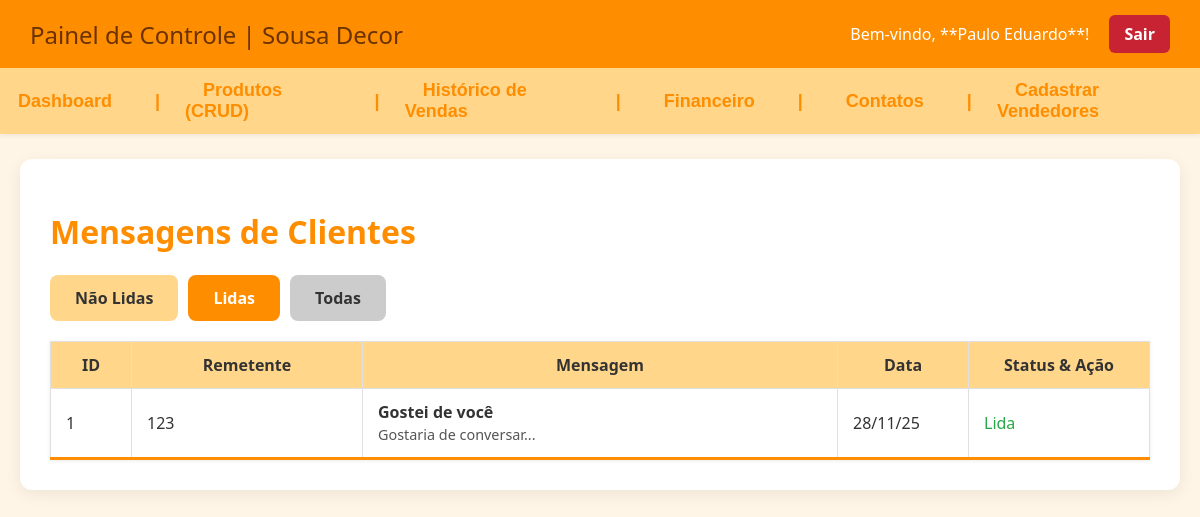
The page /ParteDePauloeGui/index.php?pg=contatos&status=lido (signed in) on the database its author committed.
### tables this page shows
CREATE TABLE `mensagens` (
  `id` int(11) NOT NULL,
  `nome` varchar(100) NOT NULL,
  `data` varchar(50) NOT NULL,
  `assunto` varchar(150) NOT NULL,
  `mensagem` varchar(500) NOT NULL,
  `lido` tinyint(1) NOT NULL DEFAULT 0
);

### ParteDePauloeGui/contato_cliente.php (the view, shortened to what this page needs)
<?php
$filtro = $_GET['status'] ?? 'nao_lido';
$sql_list = "SELECT id, nome, assunto, mensagem, lido, data FROM mensagens";
$where = "";
if ($filtro == 'lido') {
    $where = " WHERE lido = 1";
} elseif ($filtro == 'nao_lido') {
    $where = " WHERE lido = 0";
}
$sql_list .= $where . " ORDER BY data DESC";
$resultado = mysqli_query($conexao, $sql_list);
$cores = [
    'nao_lido' => 'botao primary',
    'lido'     => 'botao success',
    'todos'    => 'botao secondary'
];
$cores['nao_lido'] = ($filtro == 'nao_lido' ? 'botao primary' : 'botao secondary');
$cores['lido']     = ($filtro == 'lido' ? 'botao primary' : 'botao secondary');
$cores['todos']    = ($filtro == 'todos' ? 'botao primary' : 'botao secondary');
?>
<div class="main-content" style="max-width: 1100px;">
    <h1>Mensagens de Clientes</h1>
    <div style="margin-bottom: 20px; display: flex; gap: 10px;">
        <a href="index.php?pg=contatos&status=nao_lido"
            class="<?php echo $cores['nao_lido']; ?>">
            Não Lidas
        </a>
        <a href="index.php?pg=contatos&status=lido"
            class="<?php echo $cores['lido']; ?>" style="<?php echo ($filtro == 'lido' ? '' : 'background-color: #ccc; color: #333;'); ?>">
            Lidas
        </a>
        <a href="index.php?pg=contatos&status=todos"
            class="<?php echo $cores['todos']; ?>" style="<?php echo ($filtro == 'todos' ? '' : 'background-color: #ccc; color: #333;'); ?>">
            Todas
        </a>
    </div>
    <table class="styled-table">
        <thead>
            <tr style='background-color: #ffd68a;'>
                <th style='width: 50px;'>ID</th>
                <th style='width: 200px;'>Remetente</th>
                <th>Mensagem</th>
                <th style='width: 100px;'>Data</th>
                <th style='width: 150px;'>Status & Ação</th>
            </tr>
        </thead>
        <tbody>
            <?php
            if (mysqli_num_rows($resultado) > 0) {
                while ($dados = mysqli_fetch_array($resultado)) {
                    $estilo_nao_lido = $dados['lido'] == 0 ? "style='background-color: #fff8e1;'" : "";
                    $preview_msg = substr($dados['mensagem'], 0, 50) . '...';
                    $data_formatada = date('d/m/y', strtotime($dados['data']));
                    echo "<tr $estilo_nao_lido>";
                    echo "<td>$dados[id]</td>";
                    echo "<td>$dados[nome]</td>";
                    echo "<td>
                            <strong>$dados[assunto]</strong><br>
                            <span style='font-size: 0.9em; color: #555;'>$preview_msg</span>
                          </td>";
                    echo "<td>$data_formatada</td>";
                    echo "<td>";
                    if ($dados['lido'] == 0) {
                        echo "<span style='color: #ff8d00; font-weight: bold;'>NOVA</span><br>";
                        echo "<a href='index.php?pg=contatos&acao_msg=marcar_lido&id=$dados[id]&status=$filtro' class='botao primary' style='padding: 5px 10px; margin-top: 5px; font-size: 13px;'>Marcar Lido</a>";
                    } else {
                        echo "<span style='color: #28a745;'>Lida</span>";
                    }
                    echo "</td>";
                    echo "</tr>";
                }
            } else {
                echo "<tr><td colspan='5' style='text-align: center;'>Nenhuma mensagem encontrada com o filtro **" . strtoupper(str_replace('_', ' ', $filtro)) . "**</td></tr>";
            }
            ?>
        </tbody>
    </table>
</div>

### ParteDeRick/style.css (style rules this page uses)
body { margin: 0; padding: 0; background-color: rgb(255, 245, 230); font-family: 'Lucida Sans', 'Lucida Sans Regular', 'Lucida Grande', 'Lucida Sans Unicode', Geneva, Verdana, sans-serif; }
a { text-decoration: none; color: inherit; }
h1 { color: #ff8d00; }
a.botao { background-color: #ff8d00; color: white; text-decoration: none; padding: 12px 25px; border-radius: 8px; font-weight: bold; transition: background-color 0.3s ease; z-index: 99; position: relative; }
html, body { height: 100%; }
body { margin: 0; padding: 0; background-color: rgb(255, 245, 230); font-family: 'Lucida Sans', 'Lucida Sans Regular', 'Lucida Grande', 'Lucida Sans Unicode', Geneva, Verdana, sans-serif; display: flex; flex-direction: column; }

### ParteDePauloeGui/Admin.css (style rules this page uses)
body { margin: 0; padding: 0; font-family: 'Segoe UI', Tahoma, Geneva, Verdana, sans-serif; background-color: rgb(255, 245, 230); color: #333; }
.main-content { padding: 30px; max-width: 1200px; margin: 25px auto; background-color: white; border-radius: 12px; box-shadow: 0 4px 16px rgba(0,0,0,0.07); }
.styled-table { width: 100%; border-collapse: collapse; margin-top: 20px; box-shadow: 0 1px 4px rgba(0,0,0,0.08); }
.styled-table thead tr { background-color: #ffd68a; color: #333; font-weight: bold; }
.styled-table th, .styled-table td { padding: 12px 15px; border: 1px solid #e0e0e0; }
.styled-table tbody tr:last-of-type { border-bottom: 3px solid #ff8d00; }
.botao { display: inline-block; padding: 12px 22px; font-size: 16px; border-radius: 6px; cursor: pointer; border: none; text-decoration: none; font-weight: bold; transition: 0.3s; }
.botao.primary { background-color: #ff8d00; color: white; }
.botao.secondary { background-color: #ffd68a; color: #333; }

### rows shown on the page
mensagens: id "1", nome "123", assunto "Gostei de você", mensagem "Gostaria de conversar...", data "28/11/25", lido "Lida"

### other values the page prints
$nome_vendedor "Paulo Eduardo"
